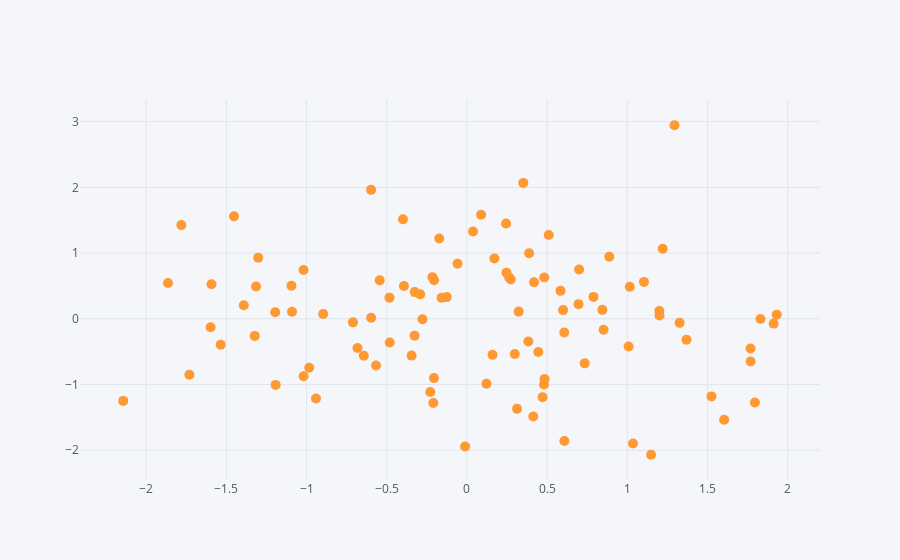

The notebook cell saved with this chart:
### Markdown cell above
## Dispersão

### Code cell
df.iplot(kind='scatter',x='A',y='B',mode='markers',size=10)
